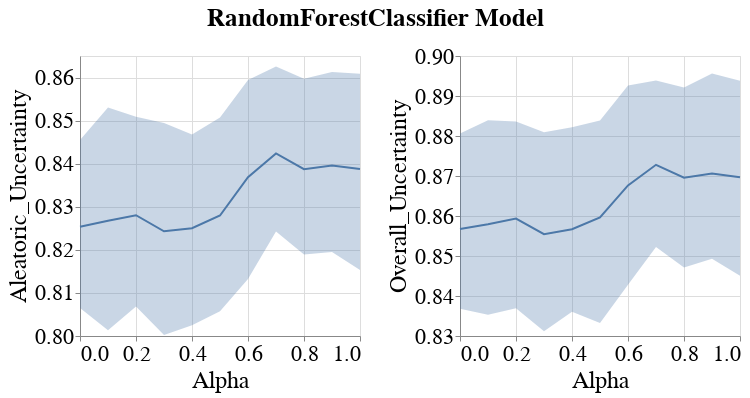

Notebook source saved alongside this figure:
### Code cell
visualizer.create_subgroup_metrics_line_band_plot(model_name=MODEL_NAMES[0],
                                                  subgroup_metrics=['Aleatoric_Uncertainty', 'Overall_Uncertainty'],
                                                  subgroup='sex_dis_incorrect')
